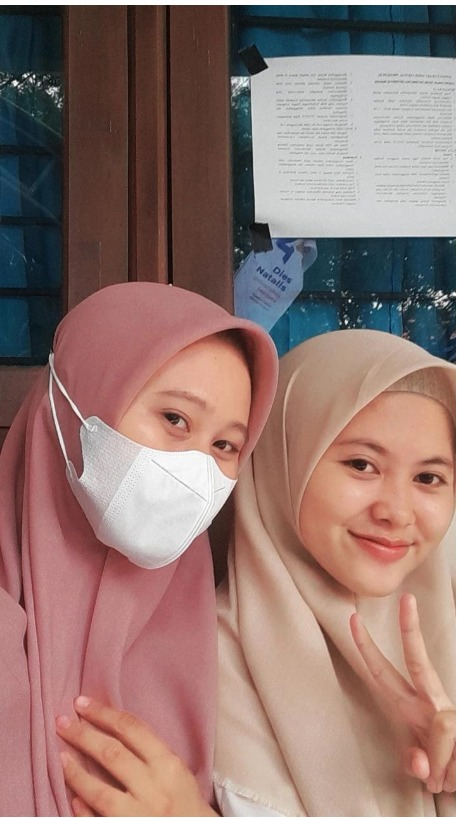
%> input picture khana.jpeg, 457 x 818 px
$ octave testFilterting.m   (GNU Octave 9; MATLAB toolbox functions it lacks are replaced by stand-ins)
%> lines starting %> are read from the running program, lines starting %| are printed output that depends on the picture
clc;
clear;

I = imread('khana.jpeg');
%> I is the input picture: size 818x457x3 uint8; mean R, G, B 146.5, 117.5, 111.6
I = imnoise(I,'gaussian');
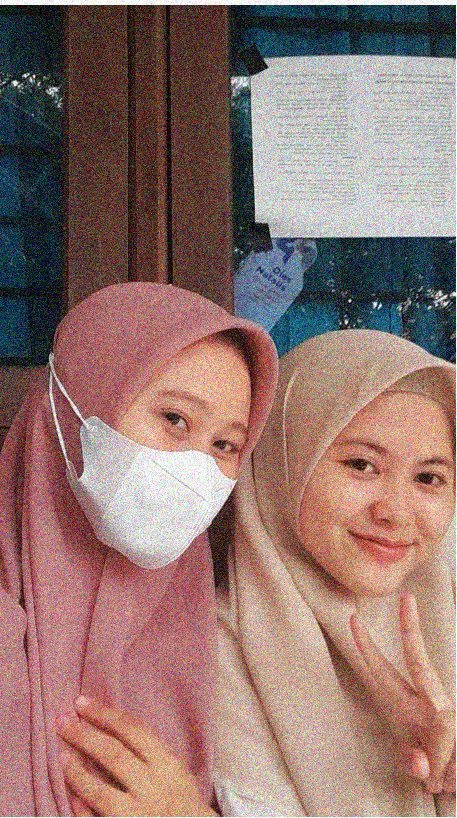
%> I: size 818x457x3 uint8; mean R, G, B 146.6, 117.5, 111.6
figure, imshow(I)
R = I(:,:,1);
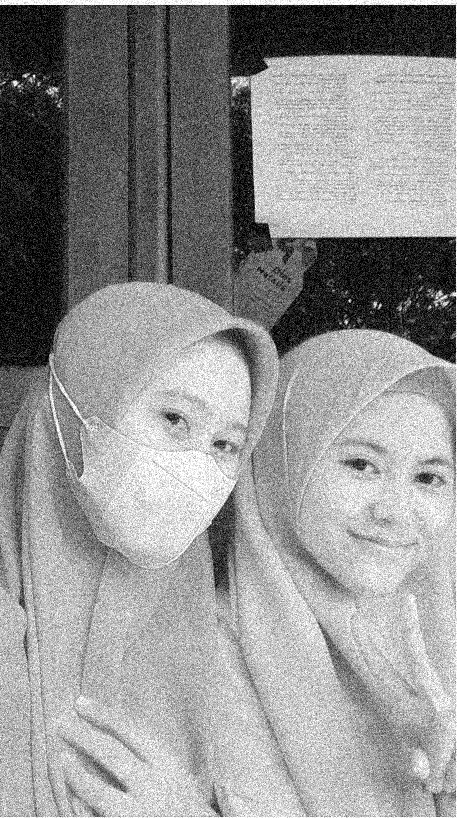
%> R: size 818x457 uint8; min 0, max 255, mean 146.6
G = I(:,:,2);
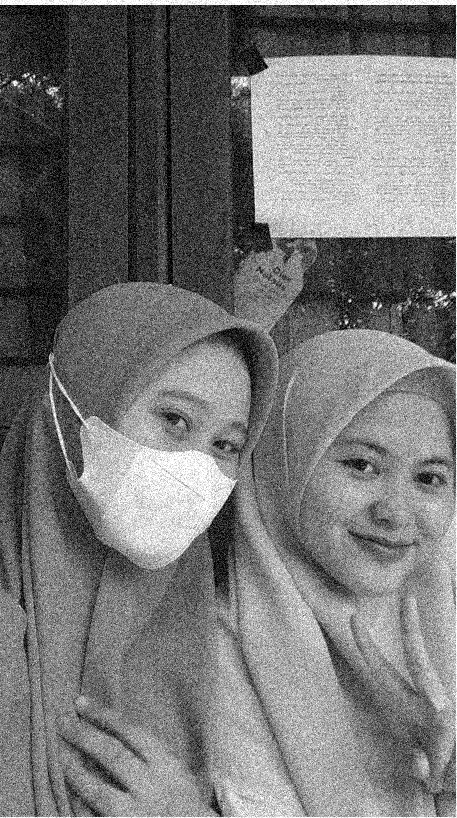
%> G: size 818x457 uint8; min 0, max 255, mean 117.5
B = I(:,:,3);
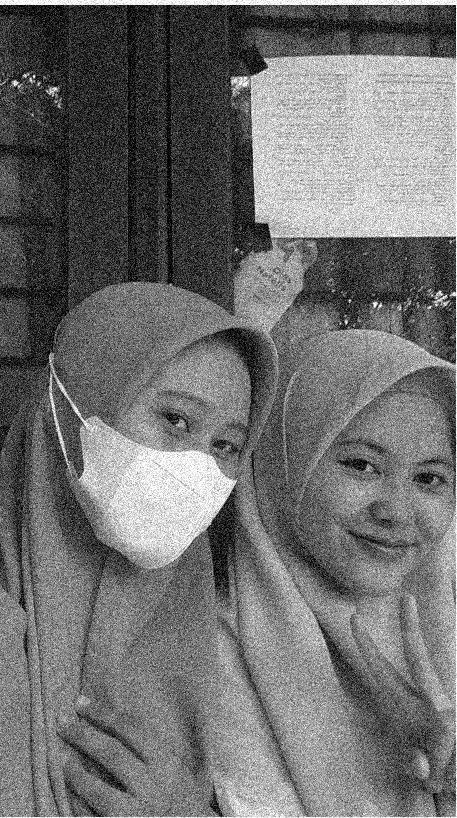
%> B: size 818x457 uint8; min 0, max 255, mean 111.6
MR = medfilt2(R);
MG = medfilt2(G);
MB = medfilt2(B);
I = cat(3, MR, MG, MB);
figure, imshow(I)
